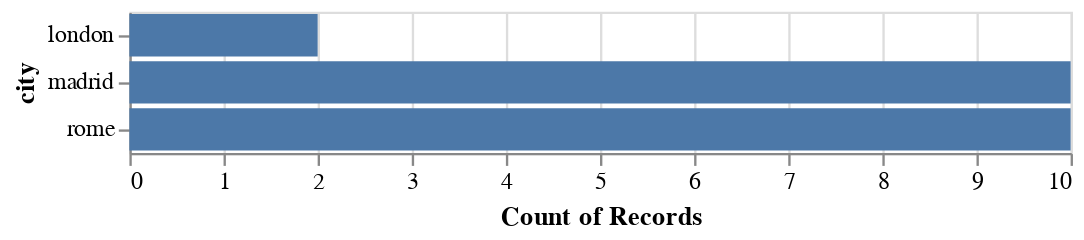

Notebook source saved alongside this figure:
### Code cell
alt.Chart(df_br_zero).mark_bar().encode(
    x=alt.X('count({})'.format(CITY)),
    y=alt.Y(CITY)
)

### Figure 1 — Vega-Lite specification as saved in the notebook (floating-point values rounded to 4 significant figures)
{"config": {"view": {"continuousWidth": 400, "continuousHeight": 300}}, "data": {"name": "data-245173ea41e2242ae7a54e70fda9b2a5"}, "mark": "bar", "encoding": {"x": {"type": "nominal", "aggregate": "count", "field": "city"}, "y": {"type": "nominal", "field": "city"}}, "$schema": "https://vega.github.io/schema/vega-lite/v4.8.1.json", "datasets": {"data-245173ea41e2242ae7a54e70fda9b2a5": [{"datetime": "2021-08-02 02:28:12", "user_id": "928239809", "variant": "A", "city": "rome", "event_type": "booking_request", "revenue": 0.0}, {"datetime": "2021-08-02 13:56:17", "user_id": "472593431", "variant": "B", "city": "madrid", "event_type": "booking_request", "revenue": 0.0}, {"datetime": "2021-08-06 12:18:19", "user_id": "171967803", "variant": "B", "city": "madrid", "event_type": "booking_request", "revenue": 0.0}, {"datetime": "2021-08-06 23:12:29", "user_id": "840649054", "variant": "B", "city": "rome", "event_type": "booking_request", "revenue": 0.0}, {"datetime": "2021-08-07 06:04:53", "user_id": "471152165", "variant": "B", "city": "london", "event_type": "booking_request", "revenue": 0.0}, {"datetime": "2021-08-07 18:27:00", "user_id": "317599998", "variant": "B", "city": "rome", "event_type": "booking_request", "revenue": 0.0}, {"datetime": "2021-08-08 14:50:01", "user_id": "177906501", "variant": "A", "city": "madrid", "event_type": "booking_request", "revenue": 0.0}, {"datetime": "2021-08-11 17:56:09", "user_id": "402986945", "variant": "B", "city": "rome", "event_type": "booking_request", "revenue": 0.0}, {"datetime": "2021-08-13 07:15:43", "user_id": "636429536", "variant": "B", "city": "rome", "event_type": "booking_request", "revenue": 0.0}, {"datetime": "2021-08-14 13:35:33", "user_id": "466668256", "variant": "B", "city": "madrid", "event_type": "booking_request", "revenue": 0.0}, {"datetime": "2021-08-15 13:43:38", "user_id": "337493785", "variant": "A", "city": "rome", "event_type": "booking_request", "revenue": 0.0}, {"datetime": "2021-08-15 15:40:38", "user_id": "518840046", "variant": "B", "city": "madrid", "event_type": "booking_request", "revenue": 0.0}, {"datetime": "2021-08-15 18:55:56", "user_id": "102074242", "variant": "A", "city": "rome", "event_type": "booking_request", "revenue": 0.0}, {"datetime": "2021-08-16 19:47:59", "user_id": "110856760", "variant": "A", "city": "madrid", "event_type": "booking_request", "revenue": 0.0}, {"datetime": "2021-08-17 15:14:21", "user_id": "203762851", "variant": "A", "city": "madrid", "event_type": "booking_request", "revenue": 0.0}, {"datetime": "2021-08-19 14:46:37", "user_id": "475204413", "variant": "A", "city": "rome", "event_type": "booking_request", "revenue": 0.0}, {"datetime": "2021-08-20 06:28:27", "user_id": "499654148", "variant": "A", "city": "rome", "event_type": "booking_request", "revenue": 0.0}, {"datetime": "2021-08-20 16:00:57", "user_id": "274798652", "variant": "A", "city": "madrid", "event_type": "booking_request", "revenue": 0.0}, {"datetime": "2021-08-21 06:49:06", "user_id": "288863072", "variant": "A", "city": "london", "event_type": "booking_request", "revenue": 0.0}, {"datetime": "2021-08-23 18:53:13", "user_id": "202912284", "variant": "A", "city": "madrid", "event_type": "booking_request", "revenue": 0.0}, {"datetime": "2021-08-24 20:46:40", "user_id": "796347065", "variant": "A", "city": "madrid", "event_type": "booking_request", "revenue": 0.0}, {"datetime": "2021-08-25 16:50:08", "user_id": "809185781", "variant": "B", "city": "rome", "event_type": "booking_request", "revenue": 0.0}]}}
